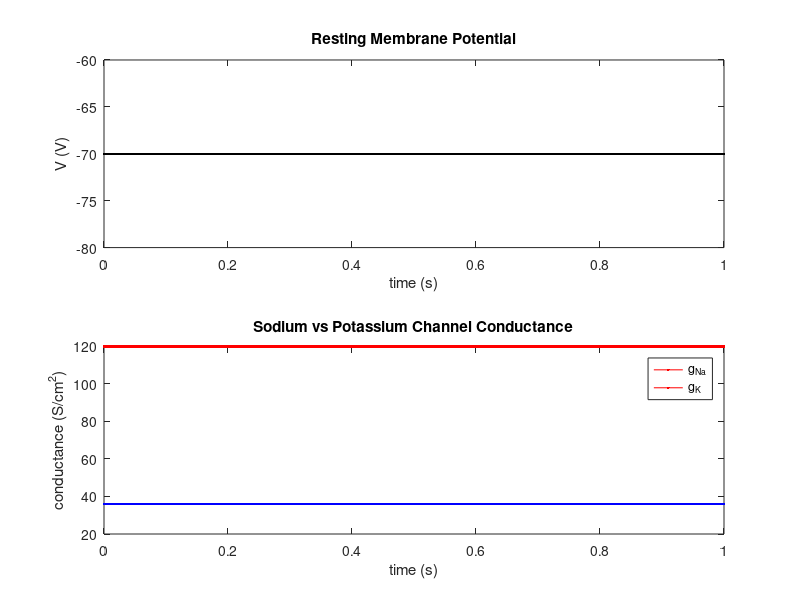

Write MATLAB code to recreate this figure.
function [ ] = neuronNoStim(  )
%NEURONNOSTIM Summary of this function goes here
%   Detailed explanation goes here

%constants
gk = 36;
gna = 120;
gl = 0.3;
Ek = -12;
Ena = 115;
El = 10.6;
Vrest = -70;

subplot(2, 1, 1);
plot(0:0.001:1, Vrest, 'k');
title('Resting Membrane Potential');
xlabel('time (s)');
ylabel('V (V)');

subplot(2, 1, 2);
hp = plot(0:.001:1, gna, 'r', 0:.001:1, gk, 'b');
title('Sodium vs Potassium Channel Conductance');
xlabel('time (s)');
ylabel('conductance (S/cm^2)');
hold on;
legend(hp, 'g_N_a', 'g_K');

end

